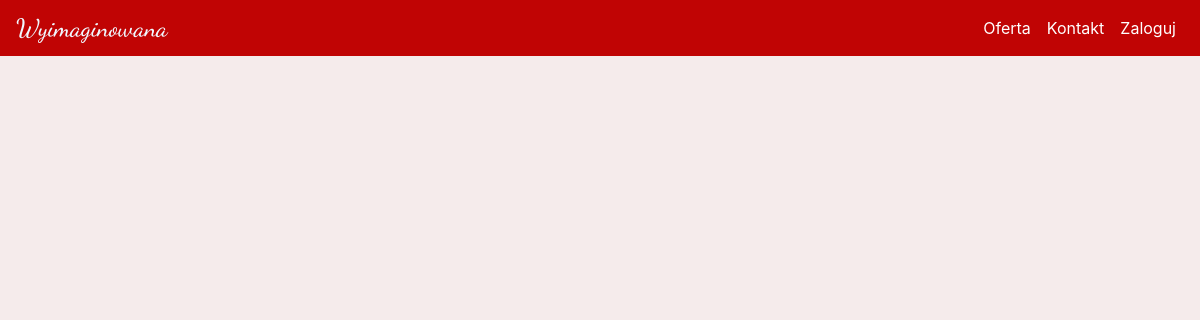
The page /oferta/Pogrzeb/3 on the database as committed earlier.
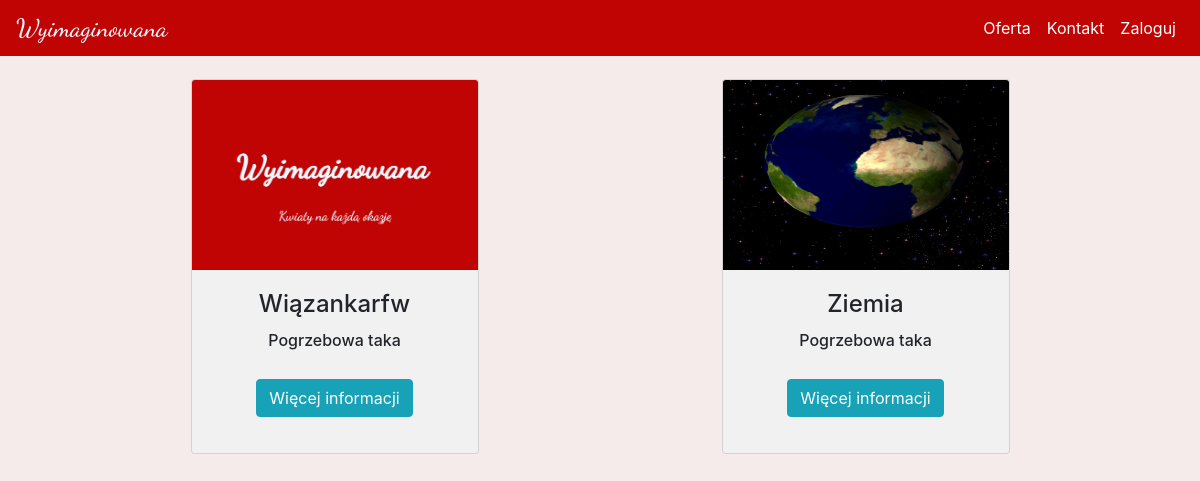
The same page on the database as committed later.
### kwiaciarnia/models.py (models this page shows)
class Products(db.Model):
    id = db.Column(db.Integer(), primary_key=True)
    category = db.Column(db.Integer(), db.ForeignKey('product_category.id'))
    name = db.Column(db.String(), unique=True)
    description = db.Column(db.String())
    price = db.Column(db.Integer())

### kwiaciarnia/routes.py (the view, shortened to what this page needs)
@app.route('/oferta/<cat_name>/<id>', methods=["GET", "POST"])
def products(cat_name, id):
    products = Products.query.filter_by(category=id).all()
    products_category = Product_category.query.filter_by(name=cat_name).first()
    return render_template('products.html', products=products, products_category=products_category)

### kwiaciarnia/templates/products.html (shortened to what this page needs)
{% extends 'base.html' %}
{% block content %}
<div class="scrollmenu scrolly">
  {% for product in products %}
    <div class="card max-height padding-btm" style="width: 18rem;">
      {% if product.category == products_category.id %}
        <img class="card-img-top card-colour img-size" src="/static/uploads/products/{{product.id}}.png" alt="{{product.name}}" onerror="this.onerror=null;this.src='/static/uploads/logo/filler.png';">
      {% endif %}
      <div class="card-body padding-btm">
        <h4 class="card-title">{{product.name}}</h4>
        <h6 class="card-text">{{product.description|truncate(50)}}</h6>
        <button type="button" class="btn btn-info" data-toggle="modal" data-target="#Modal-MoreInfo-{{ product.id }}">
          Więcej informacji
        </button>
      </div>
    </div>
  {% endfor %}
</div>
{% endblock %}

### kwiaciarnia/templates/base.html (shortened to what this page needs)
<!doctype html>
<html lang="en">
  <head>
    <link rel="stylesheet" href="https://cdn.jsdelivr.net/npm/bootstrap@4.3.1/dist/css/bootstrap.min.css">
    <link rel="stylesheet" href="{{ url_for('static', filename='styles/main.css') }}">
  </head>
  <body>
    <div id="uno">
      {% include 'includes/navbar.html' %}
    </div>
    <div id="duo" class="position-relative overflow-hidden p-3 p-md-5 m-md-3 text-center">
      {% block content %}
      {% endblock %}
    </div>
  </body>
</html>

### kwiaciarnia/templates/includes/navbar.html (shortened to what this page needs)
<nav class="navbar navbar-expand-md nav_bar navbar-dark ">
    <a class="navbar-brand" href="{{ url_for('home') }}">{% include 'includes/logo.html' %}</a>
    <div class="collapse navbar-collapse" id="navbarNav">
      <ul class="navbar-nav ml-auto">
        <li class="nav-item active">
            <a class="nav-link" href="{{ url_for('products_categories') }}">Oferta</a>
        </li>
        <li class="nav-item active">
            <a class="nav-link" href="{{ url_for('contact') }}">Kontakt</a>
        </li>
        {% if current_user.is_authenticated  %}
            <li class="nav-item active">
                <a class="nav-link" href="#">@{{current_user.username}}</a>
            </li>
            <li class="nav-item active">
                <a class="nav-link" href="{{ url_for('logout') }}">Wyloguj</a>
            </li>
        {% else %}
            <li class="nav-item active">
                <a class="nav-link" href="{{ url_for('login') }}">Zaloguj</a>
            </li>
        {% endif %}
      </ul>
    </div>
</nav>

### kwiaciarnia/templates/includes/logo.html (shortened to what this page needs)
<h1 id="top">  Wyimaginowana</h1>

### kwiaciarnia/static/styles/main.css (style rules this page uses)
.nav_bar { background-color: #C00404; color: black; position: fixed; top: 0; width: 100%; z-index: 1; }
body { background-color: #f5ebeb; }
.scrolly { display: flex; flex-wrap: wrap; padding: 5px; }
.scrolly > div { background-color: #f1f1f1; width: 100px; margin: 10px; text-align: center; line-height: 75px; font-size: 30px; margin-left: auto; margin-right: auto; }
.img-size { width: 286px; height: 190px; }

### kwiaciarnia/templates/includes/logo.html (style rules this page uses)
#top { background-color: #C00404; color: aliceblue; font-family: 'Dancing Script', cursive; font-size: 25px; margin-bottom: 0; }

Rows that differ between the two databases and show on the page:
added Products: shows a picture, name "Wiązankarfw", description "Pogrzebowa taka"
added Products: shows a picture, name "Ziemia", description "Pogrzebowa taka"
